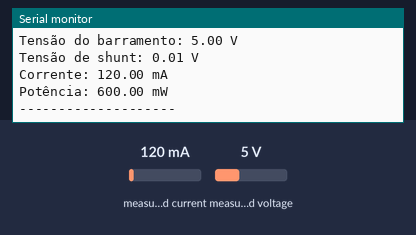
Recording of a sketch running on a simulated ESP32-C3. Shown: the last lines printed to the serial monitor. Inputs (shaded band) come from the test bench; at power-on: measured current 120 mA, measured voltage 5 V.

Above: at 1.2 s.
1.3 s: measured current set to 40 mA
At 2.6 s:
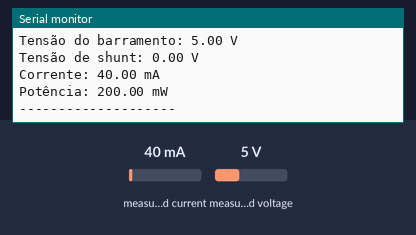
2.8 s: measured voltage set to 0.3 V
At 3.5 s:
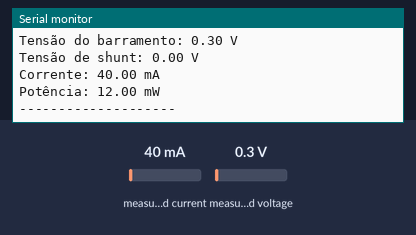
4.3 s: measured current set to 500 mA
At 5.9 s:
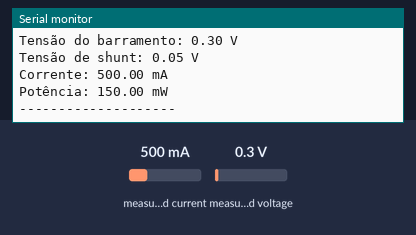
Timing chart, 0 to 7.4 s (numbered marks = the images above; inputs shaded):
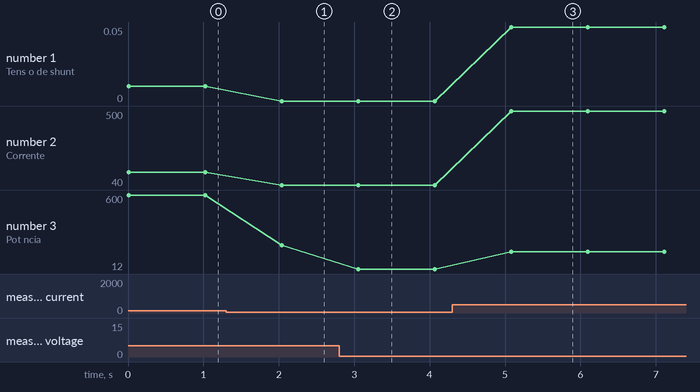

Measured:
- after the input at 1.3 s, the serial monitor: prints a new line after 0.74 s (image 1)
- after the input at 2.8 s, the serial monitor: prints a new line after 0.25 s (image 2)
- after the input at 4.3 s, the serial monitor: prints a new line after 0.78 s (image 3)
- plotted number 1: 0.01 → 0 after the input at 1.3 s, 0 → 0.05 after the input at 4.3 s
- plotted number 2: 120 → 40 after the input at 1.3 s, 40 → 500 after the input at 4.3 s
- plotted number 3: 600 → 200 after the input at 1.3 s, 200 → 12 after the input at 2.8 s, 12 → 150 after the input at 4.3 s

The sketch:

T0_4_Verificar_Leitura_Corrente_INA219.ino
```cpp
// T0_4_Verificar_Leitura_Corrente_INA219_ESP32.ino
// Função: Teste de Leitura de Corrente INA219 no ESP32-C3 Supermini
// Conexões:
// VCC (INA219) -> VCC (ESP32 C3 Super mini)
// GND -> GND
// SCL -> GPIO9
// SDA -> GPIO8
// A0/A1 em aberto (assumindo endereço I2C padrão 0x40)

#include <Wire.h>
#include <Adafruit_INA219.h>

Adafruit_INA219 ina219;

void setup() {
  Serial.begin(115200);
  Serial.println("Iniciando o teste do INA219 no ESP32-C3 Supermini...");

  // Inicializa o INA219 com o endereço I2C padrão (0x40)
  if (!ina219.begin()) {
    Serial.println("Falha ao encontrar o sensor INA219! Verifique as conexões e o endereço I2C.");
    while (1);
  }
  Serial.println("INA219 encontrado e inicializado!");
}

void loop() {
  float busvoltage = ina219.getBusVoltage_V();
  float shuntvoltage = ina219.getShuntVoltage_mV() / 1000;
  float current_mA = ina219.getCurrent_mA();
  float power_mW = ina219.getPower_mW();

  Serial.println("--------------------");
  Serial.print("Tensão do barramento: ");
  Serial.print(busvoltage);
  Serial.println(" V");

  Serial.print("Tensão de shunt: ");
  Serial.print(shuntvoltage);
  Serial.println(" V");

  Serial.print("Corrente: ");
  Serial.print(current_mA);
  Serial.println(" mA");

  Serial.print("Potência: ");
  Serial.print(power_mW);
  Serial.println(" mW");
  Serial.println("--------------------");

  delay(1000); // Lê os dados a cada 1 segundo
}
```
